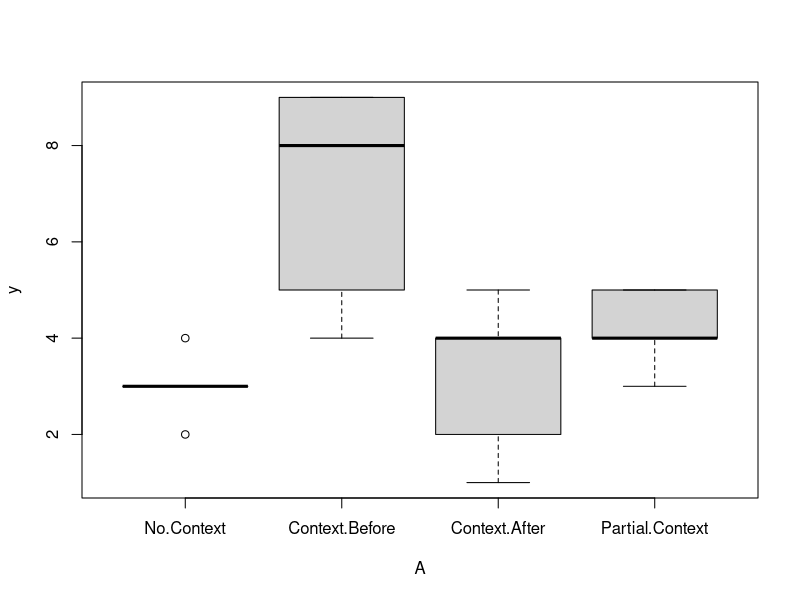
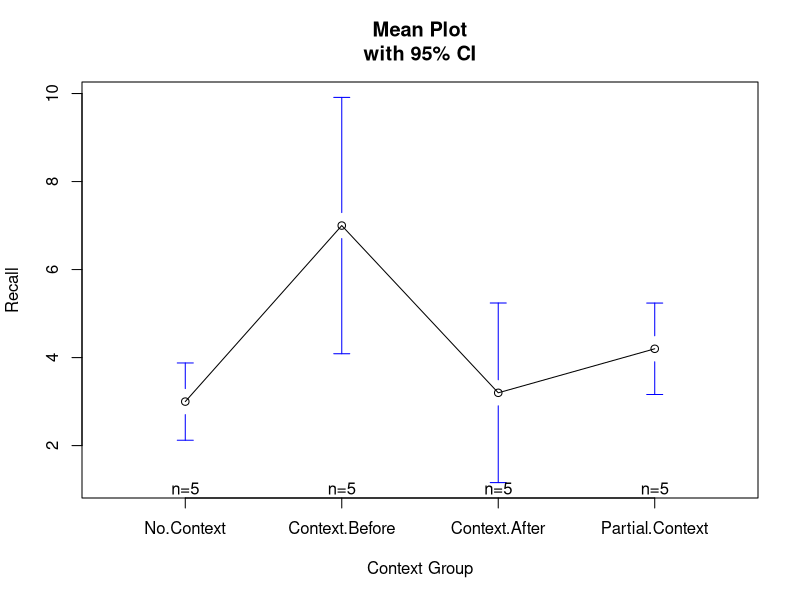
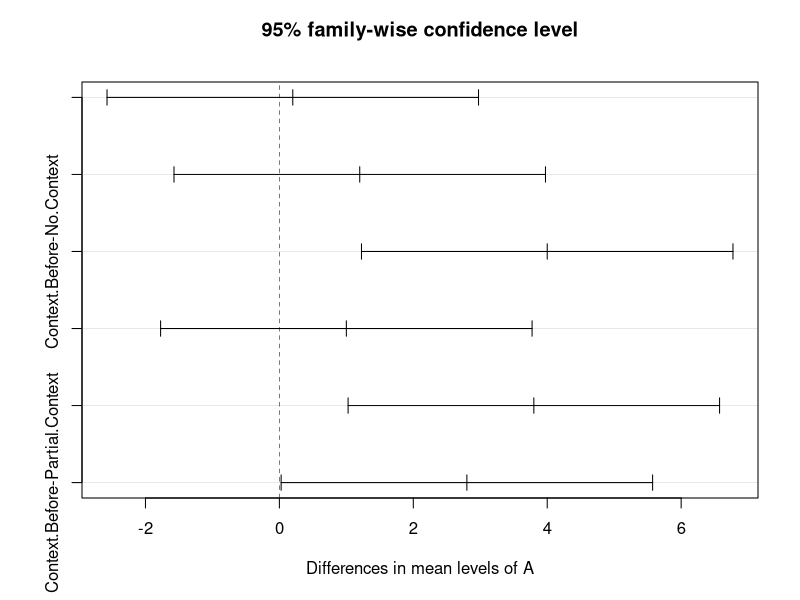

Write the R code that produced these figures, in order.
### This file will be updated periodically between now (whenever you are seeing this)
### and April 2nd (the day before the workshop!)
#####
### If you download this file now, please be sure to check back for updates
### as the conference approaches.


### TO NOTE: Anything preceded by at # is a 'comment'
#   that means it is something ignored by R
#   which means comments are usually something like this --
#   informative statements used for later reference, such as
#   reminding yourself what you did and why!



rm(list=ls())
##from a .csv


## be sure to getwd() to see where you are.
## then, setwd() to where all the files live on your computer.
one.f.wide.format <- read.csv('S(A).csv')


##some descriptives
colnames(one.f.wide.format)
	#or names(one.f.wide.format)
grp.means <- lapply(one.f.wide.format,mean) ##colMeans
grp.sd <- lapply(one.f.wide.format,sd)
grp.se <- lapply(grp.sd,'/',sqrt(nrow(one.f.wide.format)))
summary(one.f.wide.format)


one.f.long.format <- stack(one.f.wide.format) ##there is an alternative approach with reshape. 
colnames(one.f.long.format) <- c('y','A')
#S <- paste("Subj",1:nrow(one.f.long.format),sep=".")
#one.f.long.format <- cbind(one.f.long.format,S)
##or, more simply:
one.f.long.format$S <- paste("Subj",1:nrow(one.f.long.format),sep=".")

##Time to ANOVA!
aov.res <- aov(y~A,data= one.f.long.format)
aov.table <- summary(aov.res)
	#####alternatives:
	## 1:
	## lm.res <- lm(y~A,data=one.f.long.format)
	## aov.res <- aov(lm.res)
	## aov.table <- summary(aov.res)
	#####
	## 2:
	## lm.res <- lm(y~A,data=one.f.long.format)
	## aov.table <- anova(lm.res)
		

##save our results!
#there are two ways we recommend. First, let's save just the findings:
save(aov.res,file="aov.res.rda")
	#we'll see the second way at the end.

#plot results
boxplot(y~A,data=one.f.long.format)
library(gplots)
plotmeans(y~A,xlab="Context Group",ylab="Recall", main="Mean Plot\nwith 95% CI",data=one.f.long.format)


##post hoc tests
##Tukey
TukeyHSD.res <- TukeyHSD(aov.res,ordered=TRUE)
plot(TukeyHSD.res)
##pairwise t
all.pair.comps <- pairwise.t.test(one.f.long.format$y, one.f.long.format$A, p.adjust.method="bonf")


##second way of saving: save everything!!
	# first, let's check what we have:
	ls()
	#now, let's save it:
save.image("SimplePipeline_OneFactor_SaveEverything.RData")
